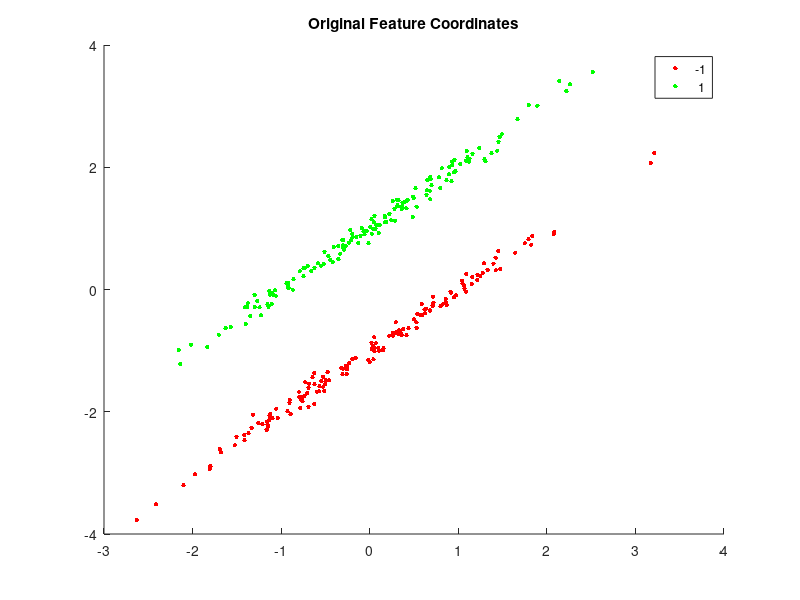
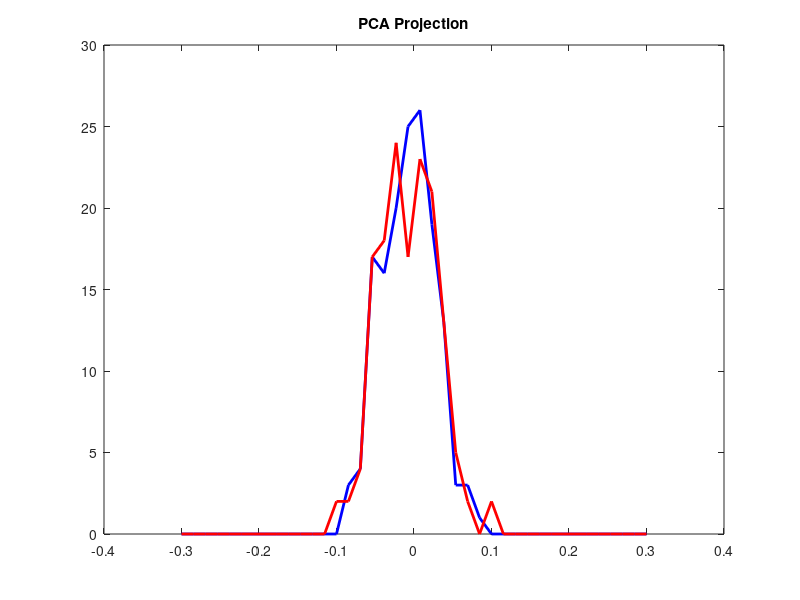

MATLAB code to generate these figures, in order: (Note: this script raises an error after producing the figures.)
Y = 2*(-150:149 >= 0)' - 1;
m = length(Y);

X = zeros(length(Y), 3);
X(:,1) = randn(length(Y), 1);
X(:,2) = 0.1*randn(length(Y),1) + X(:,1) + Y;
X(:,3) = 0.1*randn(length(Y),1);

% spherize X
% for j = 1:size(X,2);
%     X(:,j) = X(:,j) - mean(X(:,j));
%     X(:,j) = X(:,j) / norm(X(:,j));
% end

% Original Space
figure(1), clf;
gscatter(X(:,1), X(:,2), Y, 'rgby', '.', 10);
title('Original Feature Coordinates');

bins = linspace(-0.3, 0.3, 40);

% PCA projection

[score coeff latent] = princomp(X);

% spherize X
for j = 1:size(coeff,2);
    coeff(:,j) = coeff(:,j) - mean(coeff(:,j));
    coeff(:,j) = X(:,j) / norm(coeff(:,j));
end

cpcaP = histc(coeff(Y==1,1), bins);
cpcaN = histc(coeff(Y==-1,1), bins);

figure(2), clf;
plot(bins, cpcaP, 'b-', 'LineWidth', 2);
hold on
plot(bins, cpcaN, 'r-', 'LineWidth', 2);
title('PCA Projection');

% LDA Projection
[w xval] = ldaproj2(X,Y);
xval = xval - mean(xval);
xval = xval / norm(xval);

cldaP = histc(xval(Y==1,1), bins);
cldaN = histc(xval(Y==-1,1), bins);

figure(3), clf;
plot(bins, cldaP, 'b-', 'LineWidth', 2);
hold on
plot(bins, cldaN, 'r-', 'LineWidth', 2);
title('LDA Projection');
